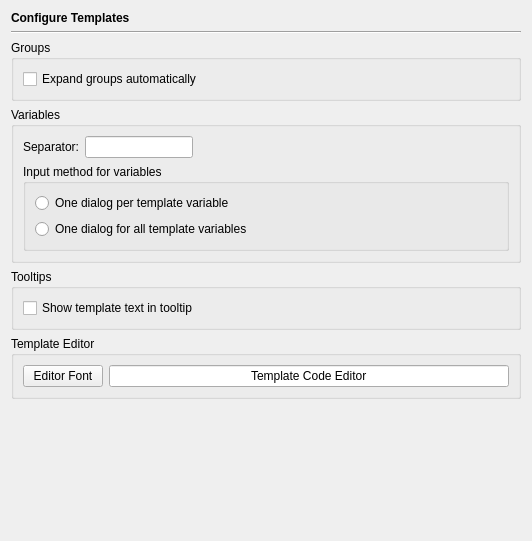
<?xml version="1.0" encoding="UTF-8"?>
<ui version="4.0">
 <class>TemplatesPage</class>
 <widget class="QWidget" name="TemplatesPage">
  <property name="geometry">
   <rect>
    <x>0</x>
    <y>0</y>
    <width>532</width>
    <height>541</height>
   </rect>
  </property>
  <layout class="QVBoxLayout" name="verticalLayout">
   <item>
    <widget class="QLabel" name="headerLabel">
     <property name="text">
      <string>&lt;b&gt;Configure Templates&lt;/b&gt;</string>
     </property>
    </widget>
   </item>
   <item>
    <widget class="Line" name="line11_2_2_2_2_2">
     <property name="frameShape">
      <enum>QFrame::HLine</enum>
     </property>
     <property name="frameShadow">
      <enum>QFrame::Sunken</enum>
     </property>
     <property name="orientation">
      <enum>Qt::Horizontal</enum>
     </property>
    </widget>
   </item>
   <item>
    <widget class="QGroupBox" name="groupBox">
     <property name="title">
      <string>Groups</string>
     </property>
     <layout class="QVBoxLayout">
      <item>
       <widget class="QCheckBox" name="templatesAutoOpenGroupsCheckBox">
        <property name="toolTip">
         <string>Select, if groups having entries should be opened automatically</string>
        </property>
        <property name="text">
         <string>Expand groups automatically</string>
        </property>
       </widget>
      </item>
     </layout>
    </widget>
   </item>
   <item>
    <widget class="QGroupBox" name="groupBox_2">
     <property name="title">
      <string>Variables</string>
     </property>
     <layout class="QVBoxLayout">
      <item>
       <layout class="QHBoxLayout">
        <item>
         <widget class="QLabel" name="textLabel1_19">
          <property name="text">
           <string>Separator:</string>
          </property>
         </widget>
        </item>
        <item>
         <widget class="QLineEdit" name="templatesSeparatorCharEdit">
          <property name="sizePolicy">
           <sizepolicy hsizetype="Minimum" vsizetype="Fixed">
            <horstretch>0</horstretch>
            <verstretch>0</verstretch>
           </sizepolicy>
          </property>
          <property name="toolTip">
           <string>Enter the character that encloses variables</string>
          </property>
          <property name="maxLength">
           <number>1</number>
          </property>
         </widget>
        </item>
        <item>
         <spacer>
          <property name="orientation">
           <enum>Qt::Horizontal</enum>
          </property>
          <property name="sizeType">
           <enum>QSizePolicy::Expanding</enum>
          </property>
          <property name="sizeHint" stdset="0">
           <size>
            <width>40</width>
            <height>20</height>
           </size>
          </property>
         </spacer>
        </item>
       </layout>
      </item>
      <item>
       <widget class="QGroupBox" name="groupBox_3">
        <property name="title">
         <string>Input method for variables</string>
        </property>
        <layout class="QVBoxLayout">
         <item>
          <widget class="QRadioButton" name="templatesMultiDialogButton">
           <property name="toolTip">
            <string>Select, if a new dialog should be opened for every template variable</string>
           </property>
           <property name="text">
            <string>One dialog per template variable</string>
           </property>
          </widget>
         </item>
         <item>
          <widget class="QRadioButton" name="templatesSingleDialogButton">
           <property name="toolTip">
            <string>Select, if only one dialog for all template variables should be shown</string>
           </property>
           <property name="text">
            <string>One dialog for all template variables</string>
           </property>
          </widget>
         </item>
        </layout>
       </widget>
      </item>
     </layout>
    </widget>
   </item>
   <item>
    <widget class="QGroupBox" name="groupBox_4">
     <property name="title">
      <string>Tooltips</string>
     </property>
     <layout class="QVBoxLayout">
      <item>
       <widget class="QCheckBox" name="templatesToolTipCheckBox">
        <property name="toolTip">
         <string>Select, if the template text should be shown in a tooltip</string>
        </property>
        <property name="text">
         <string>Show template text in tooltip</string>
        </property>
       </widget>
      </item>
     </layout>
    </widget>
   </item>
   <item>
    <widget class="QGroupBox" name="groupBox_5">
     <property name="title">
      <string>Template Editor</string>
     </property>
     <layout class="QGridLayout" name="gridLayout">
      <item row="0" column="0">
       <widget class="QPushButton" name="editorFontButton">
        <property name="toolTip">
         <string>Press to select the font to be used for the code editor</string>
        </property>
        <property name="text">
         <string>Editor Font</string>
        </property>
       </widget>
      </item>
      <item row="0" column="1">
       <widget class="QLineEdit" name="editorFontSample">
        <property name="focusPolicy">
         <enum>Qt::NoFocus</enum>
        </property>
        <property name="text">
         <string>Template Code Editor</string>
        </property>
        <property name="alignment">
         <set>Qt::AlignHCenter</set>
        </property>
        <property name="readOnly">
         <bool>true</bool>
        </property>
       </widget>
      </item>
     </layout>
    </widget>
   </item>
   <item>
    <spacer>
     <property name="orientation">
      <enum>Qt::Vertical</enum>
     </property>
     <property name="sizeHint" stdset="0">
      <size>
       <width>20</width>
       <height>40</height>
      </size>
     </property>
    </spacer>
   </item>
  </layout>
 </widget>
 <tabstops>
  <tabstop>templatesAutoOpenGroupsCheckBox</tabstop>
  <tabstop>templatesSeparatorCharEdit</tabstop>
  <tabstop>templatesMultiDialogButton</tabstop>
  <tabstop>templatesSingleDialogButton</tabstop>
  <tabstop>templatesToolTipCheckBox</tabstop>
 </tabstops>
 <resources/>
 <connections/>
</ui>
